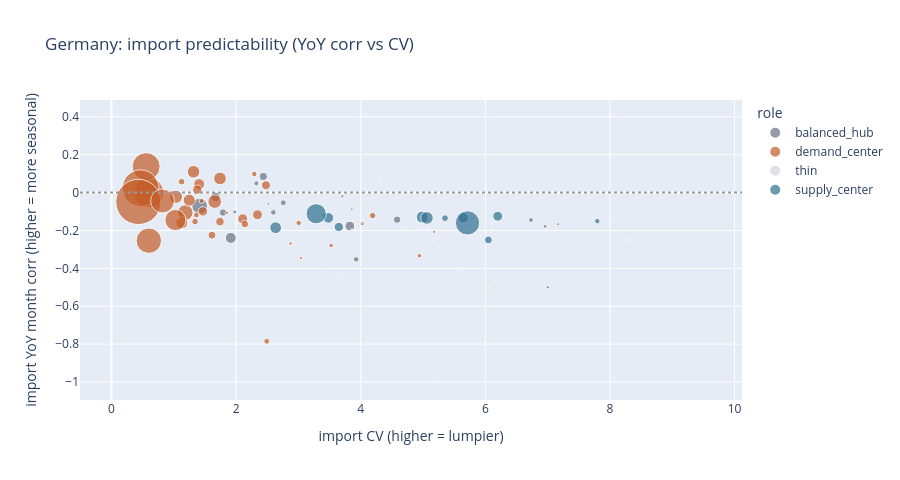
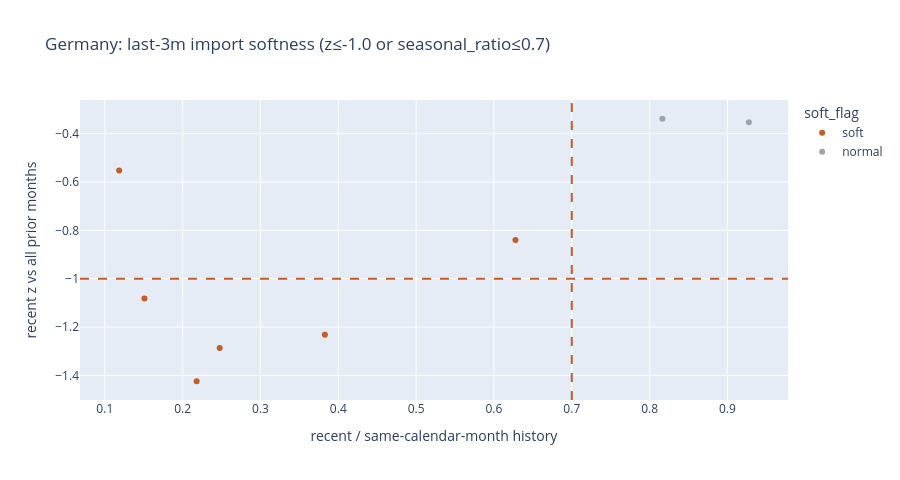

The notebook cell saved with these charts, in order:
### Markdown cell above
### Pattern charts

1. **Predictability scatter** — YoY corr vs CV (lumpy vs seasonal)  
2. **Soft map** — recent import z vs seasonal ratio (demand softness)  
3. **Example site timelines** — monthly import/export kbd for `EXAMPLE_INSTALLATIONS`

### Code cell
pat_ok = patterns.loc[patterns["enough_history"]].copy()
pat_ok["label"] = pat_ok["entity_name"].astype(str) + " · " + pat_ok["Product"].astype(str)

# 1) Lumpy vs seasonal
fig_pred = px.scatter(
    pat_ok,
    x="import_cv",
    y="import_yoy_corr",
    color="role",
    size="total_kb",
    size_max=32,
    hover_name="label",
    color_discrete_map=ROLE_COLORS,
    title=f"{FOCUS_COUNTRY}: import predictability (YoY corr vs CV)",
    labels={
        "import_cv": "import CV (higher = lumpier)",
        "import_yoy_corr": "import YoY month corr (higher = more seasonal)",
    },
)
fig_pred.add_hline(y=0, line_dash="dot", line_color="#999")
fig_pred.update_layout(height=480)
fig_pred.show()

# 2) Soft demand monitor
soft_plot = pat_ok.loc[pat_ok["import_hist_mean_kbd"] >= MIN_SOFT_MEAN_KBD].copy()
soft_plot["soft_flag"] = soft_plot["import_soft"].map({True: "soft", False: "normal"})
fig_soft = px.scatter(
    soft_plot,
    x="import_seasonal_ratio",
    y="import_z",
    color="soft_flag",
    color_discrete_map={"soft": "#c45c26", "normal": "#9ca3af"},
    hover_name="label",
    hover_data={
        "role": True,
        "import_recent_kbd": ":.2f",
        "import_hist_mean_kbd": ":.2f",
        "import_seasonal_ratio": ":.2f",
        "import_z": ":.2f",
    },
    title=(
        f"{FOCUS_COUNTRY}: last-{RECENT_MONTHS}m import softness "
        f"(z≤{SOFT_Z} or seasonal_ratio≤{SOFT_SEASONAL_RATIO})"
    ),
    labels={
        "import_seasonal_ratio": "recent / same-calendar-month history",
        "import_z": "recent z vs all prior months",
    },
)
fig_soft.add_hline(y=SOFT_Z, line_dash="dash", line_color="#c45c26")
fig_soft.add_vline(x=SOFT_SEASONAL_RATIO, line_dash="dash", line_color="#c45c26")
fig_soft.update_layout(height=480)
fig_soft.show()

# 3) Example timelines (all products at discovery sites)
example_names = EXAMPLE_COMPLEXES if AGGREGATE_BY == "complex" else EXAMPLE_INSTALLATIONS
ex_m = monthly_focus.loc[monthly_focus["entity_name"].isin(example_names)].copy()
if ex_m.empty:
    print("No example entity rows in monthly_focus.")
else:
    ex_wide = (
        ex_m.groupby(
            ["entity_name", "Product", "year_month", "Imp/Exp"], dropna=False
        )["kbd"]
        .sum()
        .reset_index()
    )
    fig_ex = px.line(
        ex_wide,
        x="year_month",
        y="kbd",
        color="Product",
        line_dash="Imp/Exp",
        facet_row="entity_name",
        title=f"Example {AGGREGATE_BY} entities — monthly kbd by product (Imp/Exp)",
        height=280 * max(ex_wide["entity_name"].nunique(), 1),
    )
    fig_ex.update_yaxes(matches=None, title_text="kbd")
    fig_ex.update_layout(legend_title_text="")
    fig_ex.show()

### Figure 1 — Plotly figure (JSON) as saved in the notebook; plotly's stock layout.template omitted (floating-point values rounded to 4 significant figures)
{"data": [{"hovertemplate": "<b>%{hovertext}</b><br><br>role=balanced_hub<br>import CV (higher = lumpier)=%{x}<br>import YoY month corr (higher = more seasonal)=%{y}<br>total_kb=%{marker.size}<extra></extra>", "hovertext": ["GOR Storage · Blending Comps", "GOR Storage · Gasoline", "Evos Hamburg · Dirty Feedstocks", "Evos Hamburg · FO", "Evos Hamburg · Gasoline", "Evos Hamburg · Jet", "H&R Hamburg Refinery · Dirty Feedstocks", "Holborn Hamburg Refinery · Blending Comps", "Mercuria Biofuels Brunsbuttel · Blending Comps", "Nordenham · Gasoline", "Nynas Hamburg Refinery · Gasoil", "OAT Brunsbuttel · Gasoil", "OAT Brunsbuttel · Naphtha", "Oiltank. Hamburg · Naphtha", "Oiltanking Tanklager Waltershof · FO", "Olenex Brake · Gasoil", "Wilhelmshaven Refinery · Gasoline"], "legendgroup": "balanced_hub", "marker": {"color": "#6b7280", "size": [1729.0, 4575.0, 6081.0, 16580.0, 2334.0, 631.4, 8091.0, 1134.0, 672.8, 3725.0, 6331.0, 1470.0, 3708.0, 2037.0, 2074.0, 949.9, 1620.0], "sizemode": "area", "sizeref": 133.9, "symbol": "circle"}, "mode": "markers", "name": "balanced_hub", "orientation": "v", "showlegend": true, "type": "scatter", "x": [2.325, 2.437, 1.668, 1.415, 2.757, 7.17, 1.915, 1.979, 3.705, 4.584, 3.826, 3.412, 1.79, 3.927, 2.597, 6.96, 6.732], "xaxis": "x", "y": [0.04889, 0.08512, -0.02301, -0.07184, -0.05381, -0.1667, -0.2393, -0.1023, -0.01951, -0.1429, -0.1764, -0.1202, -0.1057, -0.3525, -0.1046, -0.1778, -0.1447], "yaxis": "y"}, {"hovertemplate": "<b>%{hovertext}</b><br><br>role=demand_center<br>import CV (higher = lumpier)=%{x}<br>import YoY month corr (higher = more seasonal)=%{y}<br>total_kb=%{marker.size}<extra></extra>", "hovertext": ["GOR Storage · Diesel", "GOR Storage · FO", "GOR Storage · Gasoil", "GOR Storage · Naphtha", "BMÔ Bremen · Blending Comps", "BMÔ Bremen · Diesel", "BMÔ Bremen · Gasoil", "BMÔ Bremen · Gasoline", "BMÔ Bremen · Naphtha", "Blexen Tank Farm · Bitumen/Asphalt", "Evos Hamburg · Blending Comps", "Evos Hamburg · Diesel", "Evos Hamburg · Gasoil", "Evos Hamburg · SRFO", "H&R Hamburg Refinery · FO", "H&R Hamburg Refinery · SRFO", "Holborn Hamburg Refinery · Diesel", "Holborn Hamburg Refinery · Gasoil", "NWO Tank Farm · Clean Condensate", "NWO Tank Farm · Diesel", "NWO Tank Farm · Dirty Feedstocks", "NWO Tank Farm · FO", "NWO Tank Farm · Naphtha", "NWO Tank Farm · SRFO", "Nordenham · Diesel", "Nordenham · Gasoil", "Nynas Hamburg Refinery · Diesel", "Nynas Hamburg Refinery · FO", "Oiltank. Hamburg · Blending Comps", "Oiltank. Hamburg · Diesel", "Oiltank. Hamburg · Gasoil", "Oiltank. Hamburg · Gasoline", "Oiltank. Hamburg · Jet", "Oiltanking Tanklager Waltershof · Dirty Feedstocks", "Oiltanking Tanklager Waltershof · SRFO", "Portco Bremerhaven · FO", "Total Bitumen · Dirty Feedstocks", "UTG Kiel · Diesel", "Wilhelmshaven Refinery · Blending Comps", "Wilhelmshaven Refinery · Diesel", "Wilhelmshaven Refinery · Jet"], "legendgroup": "demand_center", "marker": {"color": "#c45c26", "size": [43260.0, 2038.0, 6749.0, 60840.0, 1646.0, 52480.0, 4871.0, 5945.0, 656.8, 2953.0, 749.1, 90240.0, 16190.0, 9579.0, 10600.0, 9848.0, 6572.0, 8256.0, 2292.0, 1265.0, 3871.0, 5419.0, 713.6, 1916.0, 11450.0, 1312.0, 12650.0, 2811.0, 681.8, 137100.0, 38170.0, 5881.0, 1556.0, 4235.0, 2844.0, 2305.0, 500.6, 519.1, 782.3, 29890.0, 10800.0], "sizemode": "area", "sizeref": 133.9, "symbol": "circle"}, "mode": "markers", "name": "demand_center", "orientation": "v", "showlegend": true, "type": "scatter", "x": [0.5992, 2.292, 2.105, 0.5987, 1.448, 0.5561, 1.74, 1.467, 5.179, 1.126, 2.873, 0.467, 1.184, 1.129, 1.317, 1.248, 2.343, 1.407, 2.492, 4.942, 2.14, 2.479, 4.562, 3.003, 1.035, 3.524, 1.657, 4.191, 3.041, 0.432, 0.8193, 1.377, 4.028, 1.612, 1.341, 1.362, 3.858, 2.52, 1.85, 1.026, 1.742], "xaxis": "x", "y": [-0.2538, 0.0975, -0.1388, -0.001166, -0.04414, 0.1369, -0.1534, -0.09936, -0.2074, 0.05735, -0.2686, 0.02313, -0.1055, -0.1601, 0.11, -0.04033, -0.1172, 0.04456, -0.7851, -0.3333, -0.1662, 0.03874, NaN, -0.1602, -0.02223, -0.2795, -0.04728, -0.1217, -0.3455, -0.04945, -0.04457, 0.01548, -0.1612, -0.225, -0.153, -0.1183, -0.08762, -0.05901, -0.1068, -0.1449, 0.0747], "yaxis": "y"}, {"hovertemplate": "<b>%{hovertext}</b><br><br>role=thin<br>import CV (higher = lumpier)=%{x}<br>import YoY month corr (higher = more seasonal)=%{y}<br>total_kb=%{marker.size}<extra></extra>", "hovertext": ["GOR Storage · Dirty Feedstocks", "ADM Hamburg · Gasoil", "ADM Hamburg · Gasoline", "Blexen Tank Farm · FO", "Cargill Hamburg · Gasoil", "Cuxhaven · Blending Comps", "Cuxhaven · Diesel", "Cuxhaven · Gasoil", "DS Mineral Oil Bremen · Diesel", "Dow Stade · Blending Comps", "Dow Stade · Diesel", "Dow Stade · Gasoline", "Evos Hamburg · Bitumen/Asphalt", "Evos Hamburg · Cutter Stock", "Evos Hamburg · Naphtha", "Evos Hamburg · Slurry", "Evos Hamburg · Specialities", "H&R Hamburg Refinery · Diesel", "H&R Hamburg Refinery · Gasoil", "H&R Hamburg Refinery · Gasoline", "H&R Hamburg Refinery · Naphtha", "Holborn Hamburg Refinery · Bitumen/Asphalt", "Holborn Hamburg Refinery · Jet", "Holborn Hamburg Refinery · Kerosene", "Holborn Hamburg Refinery · Naphtha", "Holborn Hamburg Refinery · Slurry", "Hywax GmbH · Blending Comps", "Mercuria Biofuels Brunsbuttel · Bitumen/Asphalt", "Mercuria Biofuels Brunsbuttel · Diesel", "Mercuria Biofuels Brunsbuttel · FO", "Mercuria Biofuels Brunsbuttel · Gasoil", "Mercuria Biofuels Brunsbuttel · Gasoline", "Mercuria Biofuels Brunsbuttel · Kerosene", "Mercuria Biofuels Brunsbuttel · Naphtha", "NWO Tank Farm · Gasoil", "Nordenham · FO", "Nordenham Zinc · Blending Comps", "Nynas Hamburg Refinery · Blending Comps", "Nynas Hamburg Refinery · Gasoline", "Nynas Hamburg Refinery · Naphtha", "OAT Brunsbuttel · Jet", "OAT Brunsbuttel · Kerosene", "Oiltank. Hamburg · Clean Condensate", "Oiltank. Hamburg · Dirty Feedstocks", "Oiltank. Hamburg · FO", "Oiltanking Tanklager Waltershof · Gasoil", "Omya Emden · Blending Comps", "Omya Emden · FO", "Omya Emden · Gasoil", "Omya Emden · Gasoline", "Portco Bremerhaven · Diesel", "Power Oil Rostock · Naphtha", "Seehafen Wismar · Blending Comps", "Shell Lubricants Hub Hamburg · Gasoil", "TWG · Blending Comps", "Total Bitumen · Blending Comps", "Total Bitumen · Coal Tar", "Total Bitumen · Diesel", "Total Bitumen · Gasoline", "Total Bitumen · Naphtha", "UTG Kiel · Bitumen/Asphalt", "UTG Kiel · Blending Comps", "UTG Kiel · Coal Tar", "UTG Kiel · Dirty Feedstocks", "UTG Kiel · FO", "UTG Kiel · Gasoil", "UTG Kiel · Gasoline", "UTG Kiel · Jet", "UTG Kiel · Kerosene", "UTG Kiel · Naphtha", "Yara Brunsbuttel · Blending Comps", "Wilhelmshaven Refinery · SRFO"], "legendgroup": "thin", "marker": {"color": "#d1d5db", "size": [195.4, 101.8, 112.6, 104.6, 217.3, 45.43, 5.0, 35.19, 474.7, 387.5, 129.2, 177.3, 390.0, 51.19, 95.78, 75.95, 224.8, 177.3, 265.7, 37.05, 275.9, 304.7, 70.31, 141.5, 433.8, 106.1, 83.8, 56.91, 136.0, 201.5, 70.52, 197.8, 38.84, 190.1, 469.0, 127.8, 89.32, 73.48, 312.6, 299.2, 338.9, 177.8, 94.08, 29.35, 400.6, 326.1, 152.7, 40.33, 96.88, 449.1, 321.8, 20.69, 116.5, 28.33, 15.77, 209.0, 36.13, 177.8, 158.7, 171.8, 451.4, 181.5, 22.09, 487.3, 377.1, 435.6, 282.7, 191.5, 83.49, 94.57, 19.94, 416.5], "sizemode": "area", "sizeref": 133.9, "symbol": "circle"}, "mode": "markers", "name": "thin", "orientation": "v", "showlegend": true, "type": "scatter", "x": [5.786, 7.211, NaN, 5.251, 3.631, 5.292, 3.317, 3.4, 3.947, 6.12, 6.44, 4.899, 8.062, NaN, 4.958, 9.434, 4.199, 7.324, 3.221, 3.894, 8.321, 4.342, 8.307, 6.735, 5.667, NaN, 6.053, 7.141, NaN, NaN, NaN, 5.292, NaN, NaN, 5.177, 8.045, 5.099, 3.467, 6.064, 5.191, 7.746, 5.577, 7.616, 5.298, 4.679, 5.214, 5.727, 3.981, 8.288, 8.307, 5.079, NaN, 5.92, 7.681, 4.872, 3.115, 3.896, 5.619, 3.854, 4.549, 2.692, 4.307, 5.448, 3.335, 3.207, 4.025, 2.588, 4.991, 3.875, 9.539, 6.0, NaN], "xaxis": "x", "y": [NaN, NaN, NaN, NaN, -0.4444, NaN, NaN, -0.1813, -0.1959, -0.1667, -0.5, -0.1977, NaN, NaN, -0.25, NaN, NaN, -0.2, 0.3937, NaN, NaN, NaN, NaN, -0.2, -0.1339, NaN, NaN, -0.3333, NaN, NaN, NaN, NaN, NaN, NaN, -0.25, -0.1526, NaN, -0.4167, -0.5, -1.0, -0.3333, NaN, NaN, NaN, -0.1889, -0.2, -0.2, NaN, NaN, -0.25, -0.1889, NaN, -0.2292, NaN, NaN, NaN, NaN, -0.4079, -0.1945, -0.4017, -0.09095, 0.06501, NaN, -0.3103, -0.2561, -0.1552, -0.8333, -0.1949, -1.0, NaN, NaN, NaN], "yaxis": "y"}, {"hovertemplate": "<b>%{hovertext}</b><br><br>role=supply_center<br>import CV (higher = lumpier)=%{x}<br>import YoY month corr (higher = more seasonal)=%{y}<br>total_kb=%{marker.size}<extra></extra>", "hovertext": ["H&R Hamburg Refinery · Bitumen/Asphalt", "Holborn Hamburg Refinery · Dirty Feedstocks", "Holborn Hamburg Refinery · FO", "Holborn Hamburg Refinery · Gasoline", "Nynas Hamburg Refinery · Bitumen/Asphalt", "Nynas Hamburg Refinery · Dirty Feedstocks", "OAT Brunsbuttel · Blending Comps", "OAT Brunsbuttel · Diesel", "OAT Brunsbuttel · Dirty Feedstocks", "OAT Brunsbuttel · FO", "OAT Brunsbuttel · Gasoline", "Olenex Brake · Diesel", "Olenex Brake · Gasoline", "Omya Emden · Diesel", "Total Bitumen · Bitumen/Asphalt", "Wilhelmshaven Refinery · FO", "Wilhelmshaven Refinery · Gasoil", "Wilhelmshaven Refinery · Naphtha"], "legendgroup": "supply_center", "marker": {"color": "#2f6f8f", "size": [6729.0, 609.7, 11750.0, 7543.0, 9180.0, 735.5, 3031.0, 6452.0, 5734.0, 1980.0, 9459.0, 671.3, 1755.0, 651.7, 10510.0, 39360.0, 27260.0, 4147.0], "sizemode": "area", "sizeref": 133.9, "symbol": "circle"}, "mode": "markers", "name": "supply_center", "orientation": "v", "showlegend": true, "type": "scatter", "x": [5.646, 7.746, 9.32, 3.481, 2.635, 7.55, 5.353, 6.198, 3.648, 7.797, 4.986, NaN, NaN, 7.0, 5.063, 5.713, 3.285, 6.048], "xaxis": "x", "y": [-0.1339, NaN, NaN, -0.1335, -0.1856, NaN, -0.1349, -0.125, -0.1816, -0.1508, -0.1295, NaN, NaN, -0.5, -0.1339, -0.1601, -0.1118, -0.25], "yaxis": "y"}], "layout": {"height": 480, "legend": {"itemsizing": "constant", "title": {"text": "role"}, "tracegroupgap": 0}, "shapes": [{"line": {"color": "#999", "dash": "dot"}, "type": "line", "x0": 0, "x1": 1, "xref": "x domain", "y0": 0, "y1": 0, "yref": "y"}], "title": {"text": "Germany: import predictability (YoY corr vs CV)"}, "xaxis": {"anchor": "y", "domain": [0, 1], "title": {"text": "import CV (higher = lumpier)"}}, "yaxis": {"anchor": "x", "domain": [0, 1], "title": {"text": "import YoY month corr (higher = more seasonal)"}}}}

### Figure 2 — Plotly figure (JSON) as saved in the notebook; plotly's stock layout.template omitted (floating-point values rounded to 4 significant figures)
{"data": [{"customdata": [["demand_center", 3.155, 12.59], ["demand_center", 3.651, 15.37], ["demand_center", 11.25, 25.7], ["demand_center", 0.5456, 5.321], ["demand_center", 25.0, 39.1], ["demand_center", 1.506, 11.13]], "hovertemplate": "<b>%{hovertext}</b><br><br>soft_flag=soft<br>recent / same-calendar-month history=%{x:.2f}<br>recent z vs all prior months=%{y:.2f}<br>role=%{customdata[0]}<br>import_recent_kbd=%{customdata[1]:.2f}<br>import_hist_mean_kbd=%{customdata[2]:.2f}<extra></extra>", "hovertext": ["GOR Storage · Diesel", "BMÔ Bremen · Diesel", "Evos Hamburg · Diesel", "Nynas Hamburg Refinery · Diesel", "Oiltank. Hamburg · Diesel", "Oiltank. Hamburg · Gasoil"], "legendgroup": "soft", "marker": {"color": "#c45c26", "symbol": "circle"}, "mode": "markers", "name": "soft", "orientation": "v", "showlegend": true, "type": "scatter", "x": [0.2476, 0.2179, 0.3828, 0.1184, 0.6277, 0.1509], "xaxis": "x", "y": [-1.286, -1.424, -1.232, -0.5529, -0.8401, -1.082], "yaxis": "y"}, {"customdata": [["demand_center", 13.71, 17.33], ["demand_center", 5.276, 8.093]], "hovertemplate": "<b>%{hovertext}</b><br><br>soft_flag=normal<br>recent / same-calendar-month history=%{x:.2f}<br>recent z vs all prior months=%{y:.2f}<br>role=%{customdata[0]}<br>import_recent_kbd=%{customdata[1]:.2f}<br>import_hist_mean_kbd=%{customdata[2]:.2f}<extra></extra>", "hovertext": ["GOR Storage · Naphtha", "Wilhelmshaven Refinery · Diesel"], "legendgroup": "normal", "marker": {"color": "#9ca3af", "symbol": "circle"}, "mode": "markers", "name": "normal", "orientation": "v", "showlegend": true, "type": "scatter", "x": [0.9275, 0.8164], "xaxis": "x", "y": [-0.3533, -0.3384], "yaxis": "y"}], "layout": {"height": 480, "legend": {"title": {"text": "soft_flag"}, "tracegroupgap": 0}, "shapes": [{"line": {"color": "#c45c26", "dash": "dash"}, "type": "line", "x0": 0, "x1": 1, "xref": "x domain", "y0": -1, "y1": -1, "yref": "y"}, {"line": {"color": "#c45c26", "dash": "dash"}, "type": "line", "x0": 0.7, "x1": 0.7, "xref": "x", "y0": 0, "y1": 1, "yref": "y domain"}], "title": {"text": "Germany: last-3m import softness (z≤-1.0 or seasonal_ratio≤0.7)"}, "xaxis": {"anchor": "y", "domain": [0, 1], "title": {"text": "recent / same-calendar-month history"}}, "yaxis": {"anchor": "x", "domain": [0, 1], "title": {"text": "recent z vs all prior months"}}}}
